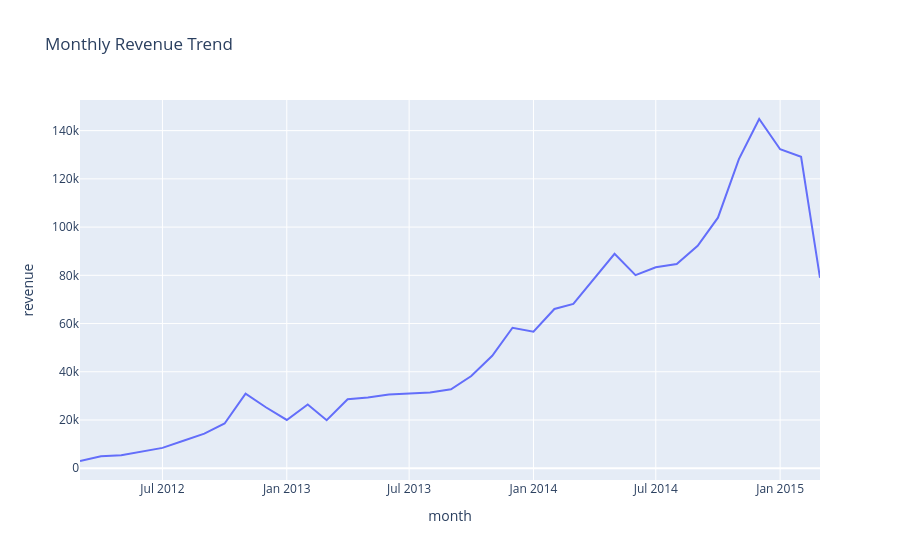

The cell this chart's notebook holds for it:
### Code cell
fig = px.line(
    monthly_trend,
    x="month",
    y="revenue",
    title="Monthly Revenue Trend"
)

fig.show()
